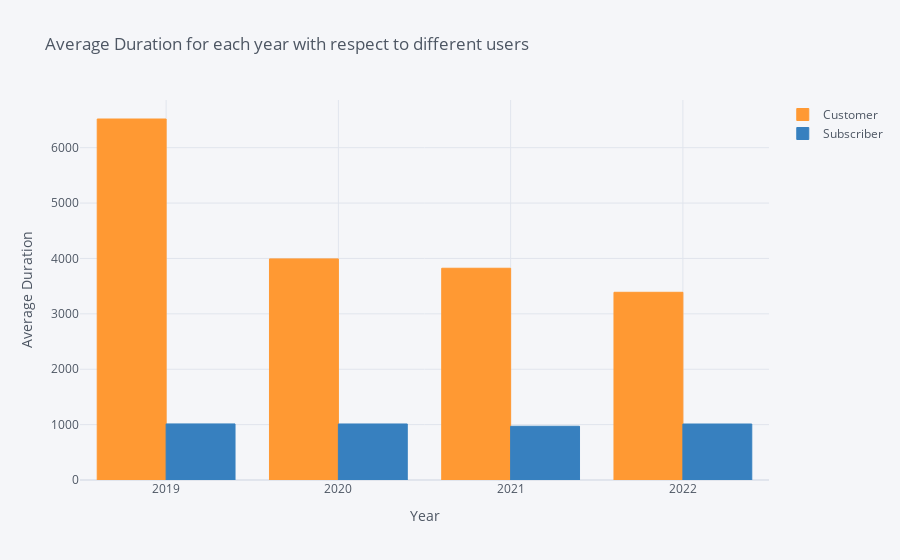

Notebook code for this chart:
### Code cell
grouped_average_trip_by_membership_summary.groupby(["year", "usertype"]).mean().unstack().iplot(kind = 'bar',
                                                                                                y = 'avg_trip_duration', 
                                                                                                title="Average Duration for each year with respect to different users",
                                                                                                xTitle='Year', yTitle='Average Duration',
                                                                                               opacity = 1.0)
#plt.grid()
plt.show()

### Figure 1 — Plotly figure (JSON) as saved in the notebook; plotly's stock layout.template omitted (floating-point values rounded to 4 significant figures)
{"data": [{"marker": {"color": "rgba(255, 153, 51, 1.0)", "line": {"color": "rgba(255, 153, 51, 1.0)", "width": 1}}, "name": "Customer", "orientation": "v", "text": "", "type": "bar", "x": ["2019", "2020", "2021", "2022"], "y": [6518.0, 3992.0, 3823.0, 3389.0]}, {"marker": {"color": "rgba(55, 128, 191, 1.0)", "line": {"color": "rgba(55, 128, 191, 1.0)", "width": 1}}, "name": "Subscriber", "orientation": "v", "text": "", "type": "bar", "x": ["2019", "2020", "2021", "2022"], "y": [1012.0, 1011.0, 970.6, 1011.0]}], "layout": {"legend": {"bgcolor": "#F5F6F9", "font": {"color": "#4D5663"}}, "paper_bgcolor": "#F5F6F9", "plot_bgcolor": "#F5F6F9", "title": {"font": {"color": "#4D5663"}, "text": "Average Duration for each year with respect to different users"}, "xaxis": {"gridcolor": "#E1E5ED", "showgrid": true, "tickfont": {"color": "#4D5663"}, "title": {"font": {"color": "#4D5663"}, "text": "Year"}, "zerolinecolor": "#E1E5ED"}, "yaxis": {"gridcolor": "#E1E5ED", "showgrid": true, "tickfont": {"color": "#4D5663"}, "title": {"font": {"color": "#4D5663"}, "text": "Average Duration"}, "zerolinecolor": "#E1E5ED"}}}
